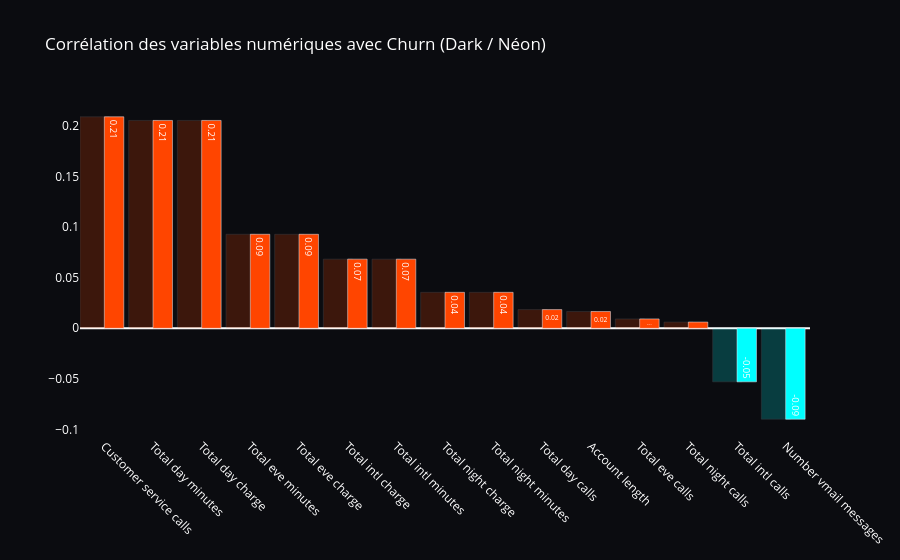

Notebook code cell kept with this figure:
### Code cell
df['Churn_binary'] = df['Churn'].map({False: 0, True: 1})

numerical_cols = [
    'Account length',
    'Number vmail messages',
    'Total day minutes', 'Total day calls', 'Total day charge',
    'Total eve minutes', 'Total eve calls', 'Total eve charge',
    'Total night minutes', 'Total night calls', 'Total night charge',
    'Total intl minutes', 'Total intl calls', 'Total intl charge',
    'Customer service calls',
    'Churn_binary'
]

corr_matrix = df[numerical_cols].corr()
corr_with_churn = corr_matrix['Churn_binary'].sort_values(ascending=False)

corr_data = corr_with_churn.drop('Churn_binary')
cols = corr_data.index
vals = corr_data.values

colors = ['#FF4500' if v > 0 else '#00FFFF' for v in vals]

fig = go.Figure()

fig.add_trace(go.Bar(
    x=cols,
    y=vals,
    marker=dict(color=colors),
    opacity=0.2,
    width=0.6,
    showlegend=False
))

fig.add_trace(go.Bar(
    x=cols,
    y=vals,
    marker=dict(color=colors),
    width=0.4,
    text=[f"{v:.2f}" for v in vals],
    textposition='inside',
    textfont=dict(color='white'),
    showlegend=False
))

fig.update_layout(
    title="Corrélation des variables numériques avec Churn (Dark / Néon)",
    plot_bgcolor="#0B0C10",
    paper_bgcolor="#0B0C10",
    font=dict(color="white"),
    xaxis=dict(showgrid=False, tickangle=45, color='white'),
    yaxis=dict(showgrid=False, color='white')
)

fig.show()

df['Churn_binary'] = df['Churn'].map({False: 0, True: 1})

numerical_cols = [
    'Account length',
    'Number vmail messages',
    'Total day minutes', 'Total day calls', 'Total day charge',
    'Total eve minutes', 'Total eve calls', 'Total eve charge',
    'Total night minutes', 'Total night calls', 'Total night charge',
    'Total intl minutes', 'Total intl calls', 'Total intl charge',
    'Customer service calls',
    'Churn_binary'
]

corr_matrix = df[numerical_cols].corr()

fig = go.Figure(data=go.Heatmap(
    z=corr_matrix.values,
    x=corr_matrix.columns,
    y=corr_matrix.columns,
    colorscale='RdBu',
    zmin=-1,
    zmax=1,
    text=np.round(corr_matrix.values, 2),
    texttemplate="%{text}",
    colorbar=dict(title="Corrélation")
))

fig.update_layout(
    title="Matrice de corrélation (toutes variables numériques)",
    plot_bgcolor="#0B0C10",
    paper_bgcolor="#0B0C10",
    font=dict(color="white"),
    xaxis=dict(tickangle=45),
)

fig.show()



print("Colonnes parfaitement corrélées (corr = 1) :\n")

found = False

for i in range(len(corr_matrix.columns)):
    for j in range(i + 1, len(corr_matrix.columns)):
        corr_value = corr_matrix.iloc[i, j]
        
        if np.isclose(corr_value, 1.0):
            print(f"{corr_matrix.columns[i]} ↔ {corr_matrix.columns[j]} : {corr_value}")
            found = True

if not found:
    print("Aucune corrélation parfaite trouvée.")

### Figure 1 — Plotly figure (JSON) as saved in the notebook; plotly's stock layout.template omitted (floating-point values rounded to 4 significant figures)
{"data": [{"marker": {"color": ["#FF4500", "#FF4500", "#FF4500", "#FF4500", "#FF4500", "#FF4500", "#FF4500", "#FF4500", "#FF4500", "#FF4500", "#FF4500", "#FF4500", "#FF4500", "#00FFFF", "#00FFFF"]}, "opacity": 0.2, "showlegend": false, "type": "bar", "width": 0.6, "x": ["Customer service calls", "Total day minutes", "Total day charge", "Total eve minutes", "Total eve charge", "Total intl charge", "Total intl minutes", "Total night charge", "Total night minutes", "Total day calls", "Account length", "Total eve calls", "Total night calls", "Total intl calls", "Number vmail messages"], "y": [0.2087, 0.2052, 0.2052, 0.0928, 0.09279, 0.06826, 0.06824, 0.0355, 0.03549, 0.01846, 0.01654, 0.009233, 0.006141, -0.05284, -0.08973]}, {"marker": {"color": ["#FF4500", "#FF4500", "#FF4500", "#FF4500", "#FF4500", "#FF4500", "#FF4500", "#FF4500", "#FF4500", "#FF4500", "#FF4500", "#FF4500", "#FF4500", "#00FFFF", "#00FFFF"]}, "showlegend": false, "text": ["0.21", "0.21", "0.21", "0.09", "0.09", "0.07", "0.07", "0.04", "0.04", "0.02", "0.02", "0.01", "0.01", "-0.05", "-0.09"], "textfont": {"color": "white"}, "textposition": "inside", "type": "bar", "width": 0.4, "x": ["Customer service calls", "Total day minutes", "Total day charge", "Total eve minutes", "Total eve charge", "Total intl charge", "Total intl minutes", "Total night charge", "Total night minutes", "Total day calls", "Account length", "Total eve calls", "Total night calls", "Total intl calls", "Number vmail messages"], "y": [0.2087, 0.2052, 0.2052, 0.0928, 0.09279, 0.06826, 0.06824, 0.0355, 0.03549, 0.01846, 0.01654, 0.009233, 0.006141, -0.05284, -0.08973]}], "layout": {"font": {"color": "white"}, "paper_bgcolor": "#0B0C10", "plot_bgcolor": "#0B0C10", "title": {"text": "Corrélation des variables numériques avec Churn (Dark / Néon)"}, "xaxis": {"color": "white", "showgrid": false, "tickangle": 45}, "yaxis": {"color": "white", "showgrid": false}}}
